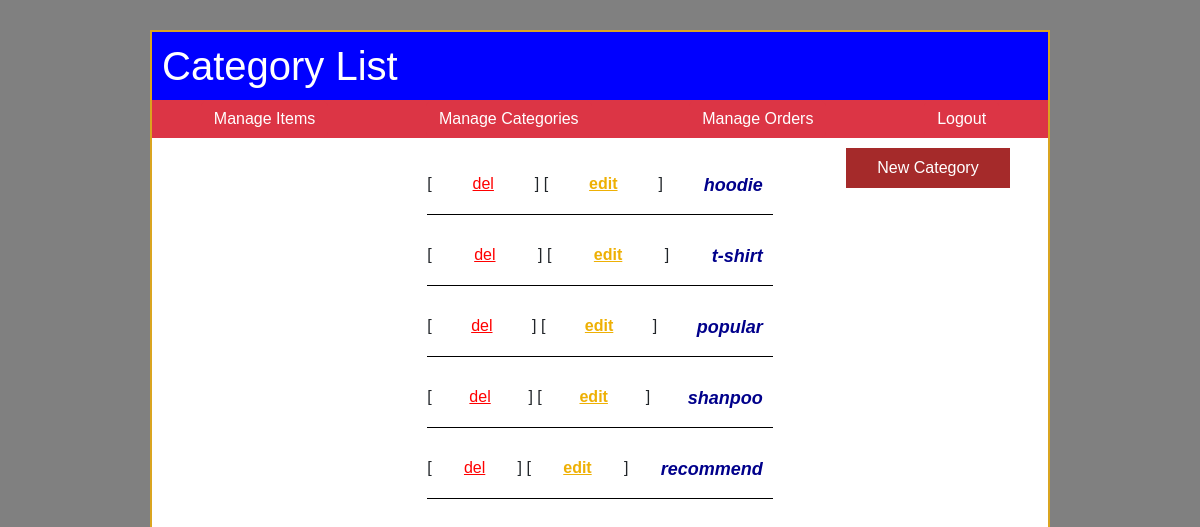
Screenshot of /admin/cat-list.php (signed in) with the database file from the repository.
### tables this page shows
CREATE TABLE `categories` (
  `id` int(11) NOT NULL,
  `name` varchar(255) NOT NULL,
  `created_date` datetime NOT NULL,
  `modified_date` datetime NOT NULL
);

### admin/cat-list.php (the view, shortened to what this page needs)
<!DOCTYPE html>
<html lang="en">
<head>
    <link href="https://cdn.jsdelivr.net/npm/bootstrap@5.2.3/dist/css/bootstrap.min.css" rel="stylesheet">
    <link rel="stylesheet" href="./css/style.css">
</head>
<body>
    <h1>Category List</h1>
    <div class="myContainer bg-danger">
        <a class="btn btn-danger " href="./item-list.php" role="button"> Manage Items </a>
        <a class="btn btn-danger " href="./cat-list.php" role="button">
            Manage Categories
        </a>
        <a class="btn btn-danger " href="./orders.php" role="button">Manage Orders</a>
        <a class="btn btn-danger " href="./logout.php" role="button">Logout</a>
    </div>
    <div class="container">
        <div class="row">
            <div class="col-3"></div>
            <div class="col-6">
                <?php
                include('./config/config.php');
                $qry = "SELECT * FROM categories";
                $result = mysqli_query($conn, $qry);
                ?>
                <ul class="list-group list">
                    <?php
                    while ($row = mysqli_fetch_assoc($result)) {
                    ?>
                        <li>
                            [ <a href="./cat-del.php?id=<?php echo $row['id'] ?>" onclick="return confirm('Are you sure?')" class="del">
                                del
                            </a>]
                            [ <a href="./cat-edit.php?id=<?php echo $row['id'] ?>" class="edit">
                                edit
                            </a>]
                            <i><b><?php echo $row['name']; ?></b></i>
                        </li>
                    <?php
                    }
                    ?>
                </ul>
            </div>
            <div class="col-3"> <a href="./cat-new.php" class="new">New Category</a></div>
        </div>
    </div>
</body>
</html>

### admin/css/style.css (style rules this page uses)
html { background-color: gray; }
body { width: 900px; background-color: white; border: 2px solid goldenrod; font-family: Arial, Helvetica, sans-serif; margin: 30px auto; user-select: none; }
h1 { background-color: blue; padding: 10px; color: white; margin: 0; }
ul.list { list-style: none; margin: 20px; padding: 0px; }
ul.list li { border-bottom: 1px solid black; padding-bottom: 10px; overflow: hidden; margin-bottom: 20px; }
a.del { color: red; }
a.edit { color: rgb(238, 176, 4); font-weight: bold; }
a.new { display: block; padding: 8px 0; text-align: center; width: 164px; margin: 10px; color: white; background-color: brown; text-decoration: none; }
ul.list li b { display: block; font-size: 18px; color: darkblue; margin-bottom: 5px; }
ul.list li i, ul.list li small { color: cornflowerblue; font-size: 12px; margin-right: 10px; }
.myContainer { display: flex; justify-content: space-around; }
li, ul, li.delivered { list-style: none; padding: 0; margin: 0; }
ul { display: flex; flex-direction: column; align-items: center; justify-content: center; }
li, li.delivered { width: 90% !important; display: flex; flex-direction: row; justify-content: space-between; margin: 14px 0px !important; }

### rows the page displays
categories: name "hoodie"
categories: name "t-shirt"
categories: name "popular"
categories: name "shanpoo"
categories: name "recommend"
